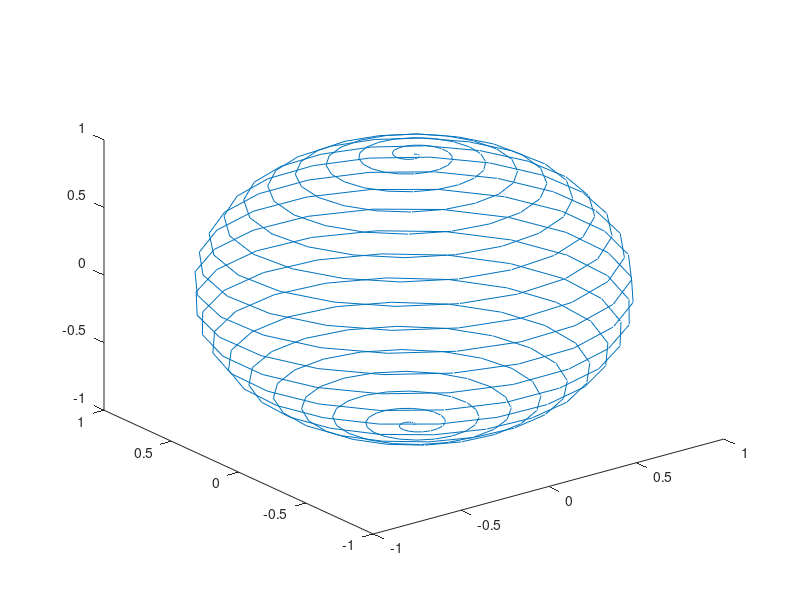

MATLAB code for this plot: (Note: this script raises an error after producing the figure.)
%An example of Takens' theorem on the sphere, now with a time series
%from a trajectory, using a sliding window to reconstruct
addpath('../GeometryTools');
addpath('../ripser');
addpath('../TDETools');

sphere2xyz = @(theta, phi) [cos(theta)*cos(phi), sin(theta)*cos(phi), sin(phi) ];

%% Define dynamical system
%Define observation function as cosine distance to some arbitrary point theta0
theta0 = 0.5;
phi0 = 0.2;
obsfn = @(theta, phi) sum(sphere2xyz(theta0, phi0).*sphere2xyz(theta, phi));

%Fill out a spiral trajectory on the sphere
NTotal = 400;
NPeriods = 20;
phis = linspace(-pi/2, pi/2, NTotal);
thetas = linspace(0, 2*pi*NPeriods, NTotal);

%Apply observation function to trajectory points to get a time series x
x = zeros(NTotal, 1);
X = zeros(NTotal, 3);
for ii = 1:NTotal
    x(ii) = obsfn(thetas(ii), phis(ii));
    X(ii, :) = sphere2xyz(thetas(ii), phis(ii));
end

plot3(X(:, 1), X(:, 2), X(:, 3));


%% Perform Sliding Window Embedding
X = getSlidingWindowNoInterp(x, NTotal/NPeriods);
Y = getPCA(X); %Perform PCA on sliding window embedding


%% Compare PH of the original samples to PH of the embedding
DOrig = abs(bsxfun(@minus, thetas(:), thetas(:)')); %All pairs absolute difference
DOrig = min(DOrig, 1 - DOrig); %Enforce circular condition
IsOrig = ripserDM(DOrig, 2, 1);

disp('Doing TDA...');
DX = getSSM(X);
IsSliding = ripserDM(DX, 2, 2);

clf;
subplot(221);
C = plotTimeColors(1:length(x), x, 'type', '2DLine');
title('SSM Original');

subplot(222);
Y = Y(:, 1:3); %Go down to 3D PCA
C = C(1:size(Y, 1), :);
scatter3(Y(:, 1), Y(:, 2), Y(:, 3), 20, C(:, 1:3), 'fill');
title('PCA Phi');

subplot(223);
plotDGM(IsSliding{2});
title('H1');

subplot(224);
plotDGM(IsSliding{3});
title('H2');